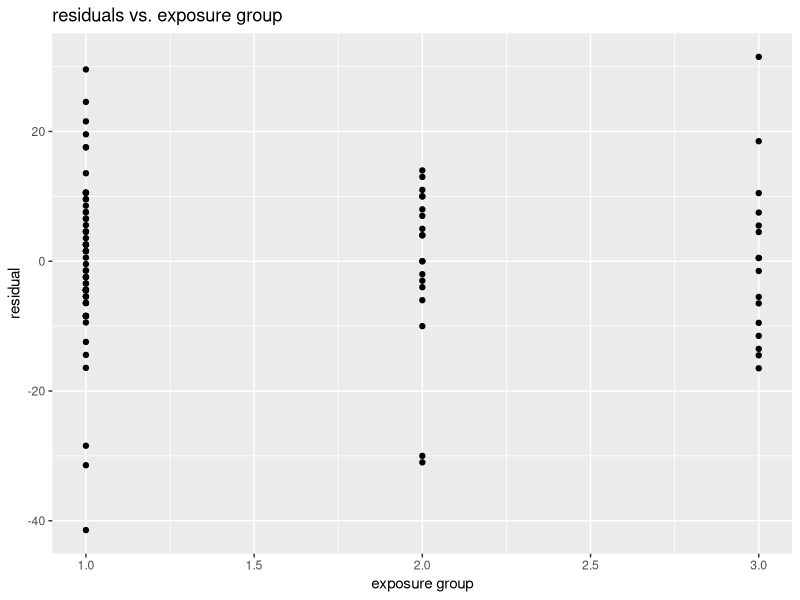
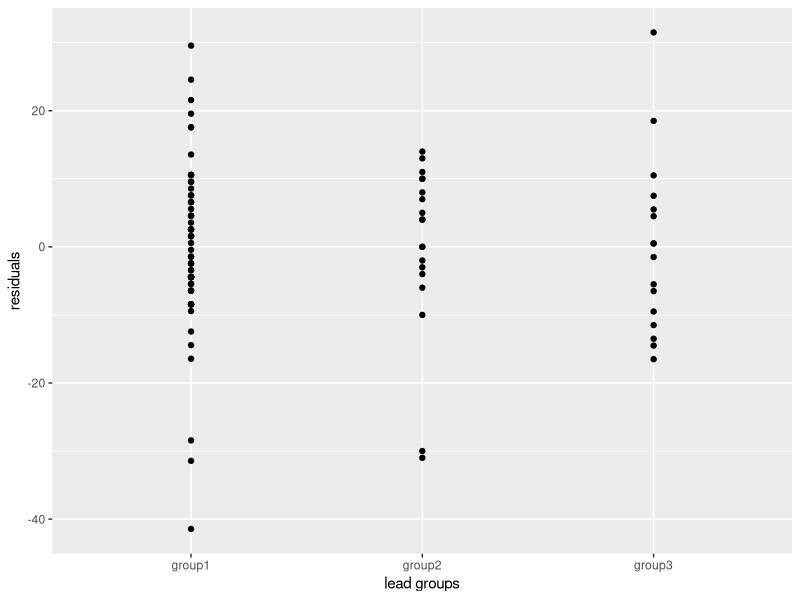
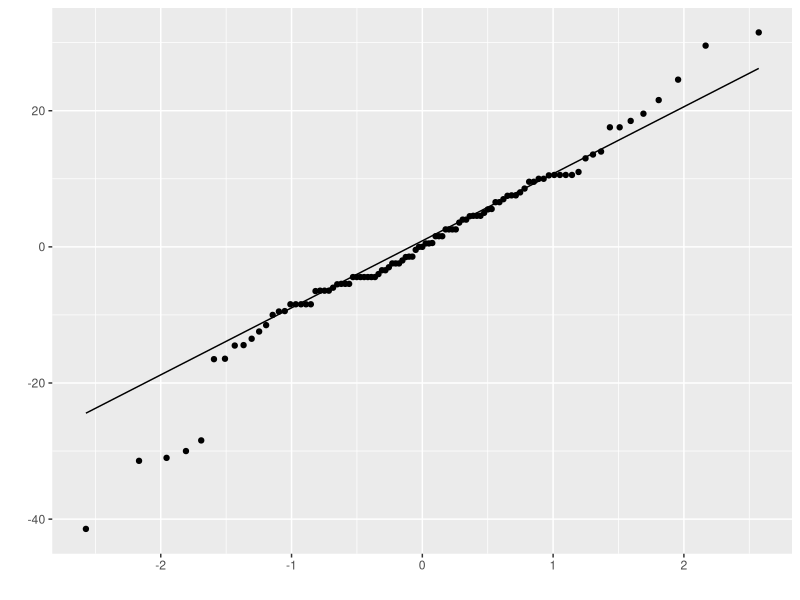
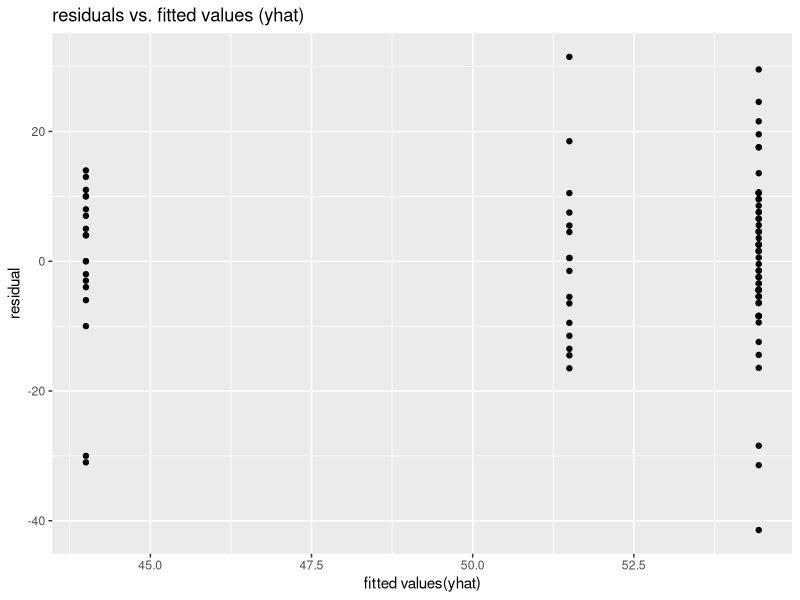

Here is the R script that generated these plots, in order:
## ---- chunk 1
knitr::opts_chunk$set(echo = TRUE)
## ---- chunk 2
library(tidyverse)
## ---- chunk 3
lead <- read_csv("lead.csv")
lead
#  removing observations that are missing MAXFT values before you fit any models. 
lead %>%
  filter(!is.na(MAXFT)) -> leadRealMAXFT 
leadRealMAXFT %>%
  mutate(lead_typ = recode(lead_typ,"1" = "group1",
                                    "2" = "group2",
                                    "3" = "group3")) -> leadRealMAXFT 
## ---- chunk 4
summary(lead$MAXFT) # note the NA's are missing values!
summary(lead$lead_typ) # no missing here
sublead <- data.frame(MAXFT=lead$MAXFT,lead_typ=lead$lead_typ) # extract only the two vars of interest summary(sublead)
sublead <- sublead[complete.cases(sublead),] # keeps on those without missing (NA) values summary(sublead)
model.fit <- aov(MAXFT~factor(lead_typ),data=sublead)
qplot(x = sublead$lead_typ, y = model.fit$residuals, xlab='exposure group', ylab='residual',
main='residuals vs. exposure group')
## ---- chunk 5
model.fit <- aov(MAXFT ~ factor(lead_typ),data = leadRealMAXFT)
out <- data.frame(group = leadRealMAXFT$lead_typ, score = leadRealMAXFT$MAXFT,
                    yhat = model.fit$fitted.values, resid = model.fit$residuals)
out
## ---- chunk 6
qplot(x = as.factor(leadRealMAXFT$lead_typ), y = model.fit$residuals, 
      xlab = "lead groups", ylab = "residuals")
## ---- chunk 7
qplot(sample = model.fit$residuals, geom = "qq") +
  geom_qq_line()
## ---- chunk 8
shapiro.test(model.fit$residuals)
## ---- chunk 9
model.fit <- aov(MAXFT~factor(lead_typ),data = lead)
qplot(x = model.fit$fitted, y = model.fit$residuals, xlab='fitted values(yhat)', ylab='residual',
main='residuals vs. fitted values (yhat)')

## ---- chunk 10
kruskal.test(MAXFT ~ lead_typ, data = leadRealMAXFT)
## ---- chunk 11
pairwise.wilcox.test(leadRealMAXFT$MAXFT, leadRealMAXFT$lead_typ,
                     p.adjust.method = "bonf", exact = FALSE)
## ---- chunk 12
# pf(x,numdf(between), denomdf(within))
pf(3.5, df1 = 7, df2 = 24, lower.tail = FALSE)

# lower.tail: logical; if TRUE (default), probabilities are P[X ≤ x], otherwise, P[X > x].
